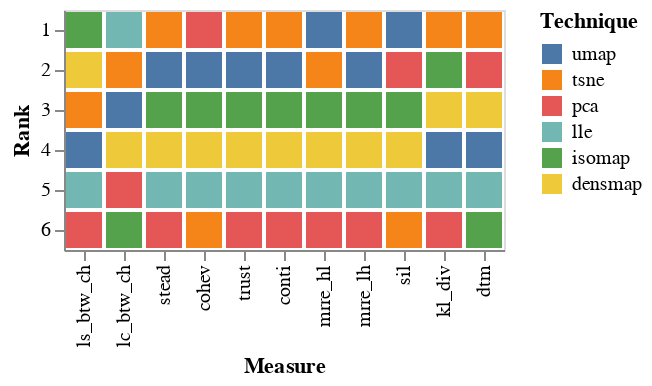

Notebook source saved alongside this figure:
### Code cell
## transfer results_df into the dataframe that contains the ranking of each technique for each measure

half_measures = [
	"ls_btw_ch", "lc_btw_ch", "stead", "cohev", "trust", "conti", "mrre_hl",  "mrre_lh",   
	
	
	"sil",
	"kl_div", "dtm",   
]


## get ranking for each measure
results_rank = pd.DataFrame({
	"technique": [],
	"measure": [],
	"rank": []
})
for measure in dr_measures:
	techqniues_mean = []
	for technique in techniques:
		techqniues_mean.append(
			results_df[(results_df["technique"] == technique) & (results_df["measure"] == measure)]["score"].mean()
		)
	techniques_rank = np.argsort(techqniues_mean)[::-1]
	for i, technique in enumerate(techniques):
		results_rank = results_rank.append({
			"technique": technique,
			"measure": measure,
			"rank": techniques_rank[i] + 1
		}, ignore_index = True)

## draw bump chart using altair

alt.Chart(results_rank).mark_bar().encode(
	x = alt.X("measure:N", axis = alt.Axis(title = "Measure"), sort=half_measures),
	y = alt.Y("rank:O", axis = alt.Axis(title = "Rank")),
	color = alt.Color("technique:N", legend = alt.Legend(title = "Technique"), sort=techniques)
)

### Figure 1 — Vega-Lite specification as saved in the notebook (floating-point values rounded to 4 significant figures)
{"config": {"view": {"continuousWidth": 400, "continuousHeight": 300}}, "data": {"name": "data-700e32fcaf72a7c160ccb83a4e06423d"}, "mark": "bar", "encoding": {"color": {"type": "nominal", "field": "technique", "legend": {"title": "Technique"}, "sort": ["umap", "tsne", "pca", "lle", "isomap", "densmap"]}, "x": {"type": "nominal", "axis": {"title": "Measure"}, "field": "measure", "sort": ["ls_btw_ch", "lc_btw_ch", "stead", "cohev", "trust", "conti", "mrre_hl", "mrre_lh", "sil", "kl_div", "dtm"]}, "y": {"type": "ordinal", "axis": {"title": "Rank"}, "field": "rank"}}, "$schema": "https://vega.github.io/schema/vega-lite/v4.8.1.json", "datasets": {"data-700e32fcaf72a7c160ccb83a4e06423d": [{"technique": "umap", "measure": "ls_btw_ch", "rank": 4.0}, {"technique": "tsne", "measure": "ls_btw_ch", "rank": 3.0}, {"technique": "pca", "measure": "ls_btw_ch", "rank": 6.0}, {"technique": "lle", "measure": "ls_btw_ch", "rank": 5.0}, {"technique": "isomap", "measure": "ls_btw_ch", "rank": 1.0}, {"technique": "densmap", "measure": "ls_btw_ch", "rank": 2.0}, {"technique": "umap", "measure": "lc_btw_ch", "rank": 3.0}, {"technique": "tsne", "measure": "lc_btw_ch", "rank": 2.0}, {"technique": "pca", "measure": "lc_btw_ch", "rank": 5.0}, {"technique": "lle", "measure": "lc_btw_ch", "rank": 1.0}, {"technique": "isomap", "measure": "lc_btw_ch", "rank": 6.0}, {"technique": "densmap", "measure": "lc_btw_ch", "rank": 4.0}, {"technique": "umap", "measure": "cohev", "rank": 2.0}, {"technique": "tsne", "measure": "cohev", "rank": 6.0}, {"technique": "pca", "measure": "cohev", "rank": 1.0}, {"technique": "lle", "measure": "cohev", "rank": 5.0}, {"technique": "isomap", "measure": "cohev", "rank": 3.0}, {"technique": "densmap", "measure": "cohev", "rank": 4.0}, {"technique": "umap", "measure": "stead", "rank": 2.0}, {"technique": "tsne", "measure": "stead", "rank": 1.0}, {"technique": "pca", "measure": "stead", "rank": 6.0}, {"technique": "lle", "measure": "stead", "rank": 5.0}, {"technique": "isomap", "measure": "stead", "rank": 3.0}, {"technique": "densmap", "measure": "stead", "rank": 4.0}, {"technique": "umap", "measure": "trust", "rank": 2.0}, {"technique": "tsne", "measure": "trust", "rank": 1.0}, {"technique": "pca", "measure": "trust", "rank": 6.0}, {"technique": "lle", "measure": "trust", "rank": 5.0}, {"technique": "isomap", "measure": "trust", "rank": 3.0}, {"technique": "densmap", "measure": "trust", "rank": 4.0}, {"technique": "umap", "measure": "conti", "rank": 2.0}, {"technique": "tsne", "measure": "conti", "rank": 1.0}, {"technique": "pca", "measure": "conti", "rank": 6.0}, {"technique": "lle", "measure": "conti", "rank": 5.0}, {"technique": "isomap", "measure": "conti", "rank": 3.0}, {"technique": "densmap", "measure": "conti", "rank": 4.0}, {"technique": "umap", "measure": "mrre_hl", "rank": 1.0}, {"technique": "tsne", "measure": "mrre_hl", "rank": 2.0}, {"technique": "pca", "measure": "mrre_hl", "rank": 6.0}, {"technique": "lle", "measure": "mrre_hl", "rank": 5.0}, {"technique": "isomap", "measure": "mrre_hl", "rank": 3.0}, {"technique": "densmap", "measure": "mrre_hl", "rank": 4.0}, {"technique": "umap", "measure": "mrre_lh", "rank": 2.0}, {"technique": "tsne", "measure": "mrre_lh", "rank": 1.0}, {"technique": "pca", "measure": "mrre_lh", "rank": 6.0}, {"technique": "lle", "measure": "mrre_lh", "rank": 5.0}, {"technique": "isomap", "measure": "mrre_lh", "rank": 3.0}, {"technique": "densmap", "measure": "mrre_lh", "rank": 4.0}, {"technique": "umap", "measure": "kl_div", "rank": 4.0}, {"technique": "tsne", "measure": "kl_div", "rank": 1.0}, {"technique": "pca", "measure": "kl_div", "rank": 6.0}, {"technique": "lle", "measure": "kl_div", "rank": 5.0}, {"technique": "isomap", "measure": "kl_div", "rank": 2.0}, {"technique": "densmap", "measure": "kl_div", "rank": 3.0}, {"technique": "umap", "measure": "dtm", "rank": 4.0}, {"technique": "tsne", "measure": "dtm", "rank": 1.0}, {"technique": "pca", "measure": "dtm", "rank": 2.0}, {"technique": "lle", "measure": "dtm", "rank": 5.0}, {"technique": "isomap", "measure": "dtm", "rank": 6.0}, {"technique": "densmap", "measure": "dtm", "rank": 3.0}, {"technique": "umap", "measure": "sil", "rank": 1.0}, {"technique": "tsne", "measure": "sil", "rank": 6.0}, {"technique": "pca", "measure": "sil", "rank": 2.0}, {"technique": "lle", "measure": "sil", "rank": 5.0}, {"technique": "isomap", "measure": "sil", "rank": 3.0}, {"technique": "densmap", "measure": "sil", "rank": 4.0}]}}
